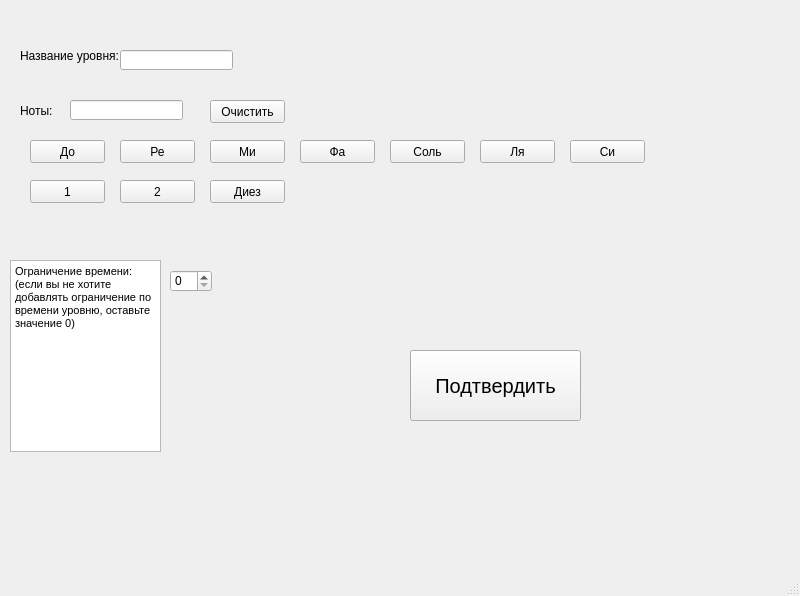
<?xml version="1.0" encoding="UTF-8"?>
<ui version="4.0">
 <class>MainWindow</class>
 <widget class="QMainWindow" name="MainWindow">
  <property name="geometry">
   <rect>
    <x>0</x>
    <y>0</y>
    <width>800</width>
    <height>596</height>
   </rect>
  </property>
  <property name="windowTitle">
   <string>Создание уровня</string>
  </property>
  <widget class="QWidget" name="centralwidget">
   <widget class="QPushButton" name="continue_btn">
    <property name="geometry">
     <rect>
      <x>410</x>
      <y>350</y>
      <width>171</width>
      <height>71</height>
     </rect>
    </property>
    <property name="styleSheet">
     <string notr="true">font-size:20px;</string>
    </property>
    <property name="text">
     <string>Подтвердить</string>
    </property>
   </widget>
   <widget class="QLabel" name="label">
    <property name="geometry">
     <rect>
      <x>20</x>
      <y>30</y>
      <width>101</width>
      <height>51</height>
     </rect>
    </property>
    <property name="text">
     <string>Название уровня:</string>
    </property>
   </widget>
   <widget class="QLabel" name="label_2">
    <property name="geometry">
     <rect>
      <x>20</x>
      <y>80</y>
      <width>81</width>
      <height>61</height>
     </rect>
    </property>
    <property name="text">
     <string>Ноты:</string>
    </property>
   </widget>
   <widget class="QPushButton" name="do_btn">
    <property name="geometry">
     <rect>
      <x>30</x>
      <y>140</y>
      <width>75</width>
      <height>23</height>
     </rect>
    </property>
    <property name="text">
     <string>До</string>
    </property>
    <attribute name="buttonGroup">
     <string notr="true">notes_btns</string>
    </attribute>
   </widget>
   <widget class="QPushButton" name="re_btn">
    <property name="geometry">
     <rect>
      <x>120</x>
      <y>140</y>
      <width>75</width>
      <height>23</height>
     </rect>
    </property>
    <property name="text">
     <string>Ре</string>
    </property>
    <attribute name="buttonGroup">
     <string notr="true">notes_btns</string>
    </attribute>
   </widget>
   <widget class="QPushButton" name="mi_btn">
    <property name="geometry">
     <rect>
      <x>210</x>
      <y>140</y>
      <width>75</width>
      <height>23</height>
     </rect>
    </property>
    <property name="text">
     <string>Ми</string>
    </property>
    <attribute name="buttonGroup">
     <string notr="true">notes_btns</string>
    </attribute>
   </widget>
   <widget class="QPushButton" name="fa_btn">
    <property name="geometry">
     <rect>
      <x>300</x>
      <y>140</y>
      <width>75</width>
      <height>23</height>
     </rect>
    </property>
    <property name="text">
     <string>Фа</string>
    </property>
    <attribute name="buttonGroup">
     <string notr="true">notes_btns</string>
    </attribute>
   </widget>
   <widget class="QPushButton" name="so_btn">
    <property name="geometry">
     <rect>
      <x>390</x>
      <y>140</y>
      <width>75</width>
      <height>23</height>
     </rect>
    </property>
    <property name="text">
     <string>Соль</string>
    </property>
    <attribute name="buttonGroup">
     <string notr="true">notes_btns</string>
    </attribute>
   </widget>
   <widget class="QPushButton" name="la_btn">
    <property name="geometry">
     <rect>
      <x>480</x>
      <y>140</y>
      <width>75</width>
      <height>23</height>
     </rect>
    </property>
    <property name="text">
     <string>Ля</string>
    </property>
    <attribute name="buttonGroup">
     <string notr="true">notes_btns</string>
    </attribute>
   </widget>
   <widget class="QPushButton" name="si_btn">
    <property name="geometry">
     <rect>
      <x>570</x>
      <y>140</y>
      <width>75</width>
      <height>23</height>
     </rect>
    </property>
    <property name="text">
     <string>Си</string>
    </property>
    <attribute name="buttonGroup">
     <string notr="true">notes_btns</string>
    </attribute>
   </widget>
   <widget class="QPushButton" name="one_btn">
    <property name="geometry">
     <rect>
      <x>30</x>
      <y>180</y>
      <width>75</width>
      <height>23</height>
     </rect>
    </property>
    <property name="text">
     <string>1</string>
    </property>
   </widget>
   <widget class="QPushButton" name="two_btn">
    <property name="geometry">
     <rect>
      <x>120</x>
      <y>180</y>
      <width>75</width>
      <height>23</height>
     </rect>
    </property>
    <property name="text">
     <string>2</string>
    </property>
   </widget>
   <widget class="QPushButton" name="diez_btn">
    <property name="geometry">
     <rect>
      <x>210</x>
      <y>180</y>
      <width>75</width>
      <height>23</height>
     </rect>
    </property>
    <property name="text">
     <string>Диез</string>
    </property>
   </widget>
   <widget class="QLineEdit" name="lvl_name">
    <property name="geometry">
     <rect>
      <x>120</x>
      <y>50</y>
      <width>113</width>
      <height>20</height>
     </rect>
    </property>
   </widget>
   <widget class="QSpinBox" name="time_spin">
    <property name="geometry">
     <rect>
      <x>170</x>
      <y>270</y>
      <width>42</width>
      <height>22</height>
     </rect>
    </property>
   </widget>
   <widget class="QTextBrowser" name="textBrowser">
    <property name="geometry">
     <rect>
      <x>10</x>
      <y>260</y>
      <width>151</width>
      <height>192</height>
     </rect>
    </property>
    <property name="html">
     <string>&lt;!DOCTYPE HTML PUBLIC &quot;-//W3C//DTD HTML 4.0//EN&quot; &quot;http://www.w3.org/TR/REC-html40/strict.dtd&quot;&gt;
&lt;html&gt;&lt;head&gt;&lt;meta name=&quot;qrichtext&quot; content=&quot;1&quot; /&gt;&lt;style type=&quot;text/css&quot;&gt;
p, li { white-space: pre-wrap; }
&lt;/style&gt;&lt;/head&gt;&lt;body style=&quot; font-family:'MS Shell Dlg 2'; font-size:8.25pt; font-weight:400; font-style:normal;&quot;&gt;
&lt;p style=&quot; margin-top:0px; margin-bottom:0px; margin-left:0px; margin-right:0px; -qt-block-indent:0; text-indent:0px;&quot;&gt;Ограничение времени:&lt;br /&gt;(если вы не хотите добавлять ограничение по времени уровню, оставьте значение 0)&lt;/p&gt;&lt;/body&gt;&lt;/html&gt;</string>
    </property>
   </widget>
   <widget class="QLineEdit" name="notes_text">
    <property name="geometry">
     <rect>
      <x>70</x>
      <y>100</y>
      <width>113</width>
      <height>20</height>
     </rect>
    </property>
   </widget>
   <widget class="QPushButton" name="clear_btn">
    <property name="geometry">
     <rect>
      <x>210</x>
      <y>100</y>
      <width>75</width>
      <height>23</height>
     </rect>
    </property>
    <property name="text">
     <string>Очистить</string>
    </property>
   </widget>
  </widget>
  <widget class="QMenuBar" name="menubar">
   <property name="geometry">
    <rect>
     <x>0</x>
     <y>0</y>
     <width>800</width>
     <height>21</height>
    </rect>
   </property>
  </widget>
  <widget class="QStatusBar" name="statusbar"/>
 </widget>
 <resources/>
 <connections/>
 <buttongroups>
  <buttongroup name="notes_btns"/>
 </buttongroups>
</ui>
